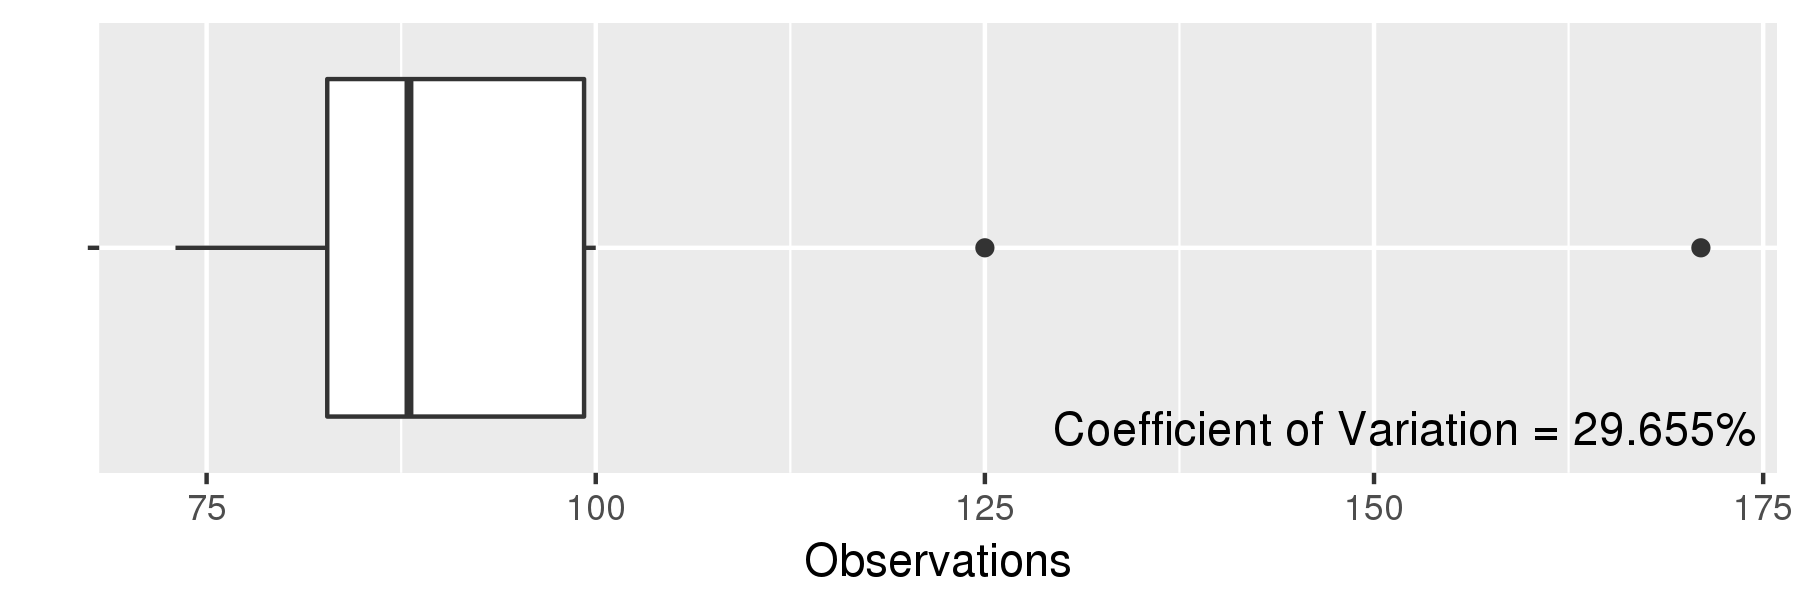

The R source for this figure:
#! /usr/bin/env Rscript

# Find the number of birds spotted per group

library(ggplot2)
library(plyr)

get_cv <- function(df) {
    # @returns coefficient of variation in %
    sd <- sd(df)
    avg <- mean(df)
    cat('s =', sd, 'and mean =', avg, fill=TRUE)
    sd/avg * 100
}

df <- read.csv('data.csv')
df <- df[!is.na(df$Bird.Species), ]  # only confident IDs
df <- df[!is.na(df$Distance.Bin), ]  # no flybys or heard-not-seens
obs_per_group <- count(df$Group.Name)
names(obs_per_group) <- c('Group Name', 'Observations')
obs_per_group <- data.frame(obs_per_group)

print(obs_per_group)  # tabular print

cv <- get_cv(obs_per_group$Observations)
cv <- round(cv, digits=3)
cv_text <- paste('Coefficient of Variation = ', cv, '%', sep='')
cat(cv_text, fill=TRUE)

# annotate: inverted (x, y) because of coord_flip
g <- ggplot(obs_per_group, aes(x='', y=Observations)) +
    geom_boxplot() + coord_flip() +  # horiziontal boxplot
    labs(x='') +
    annotate('text', label=cv_text, x=0.6, y=172)  

ggsave('04-group_counts.png', width=6, height=2)
